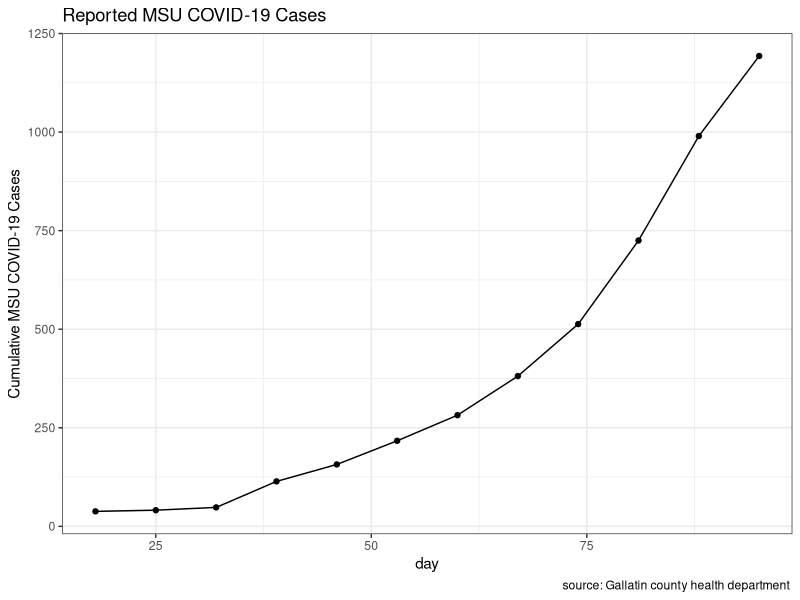

This figure's R source:
## ---- chunk 1
library(tidyverse)
## ---- chunk 2
df <- data.frame(day = seq(18, by = 7, length.out = 12), 
                 new_MSU_cases = c(NA,3,7,66,43,60,65,99,132,212,265,203),
                 cumulative_MSU_cases = c(38,41,48,114,157,217,282,381,513,725,990,1193))

df %>% ggplot(aes(x = day, y = cumulative_MSU_cases)) + 
  geom_point() + theme_bw() + 
  ylab("Cumulative MSU COVID-19 Cases") +
  labs(title = "Reported MSU COVID-19 Cases", caption = 'source: Gallatin county health department ') + geom_line()

